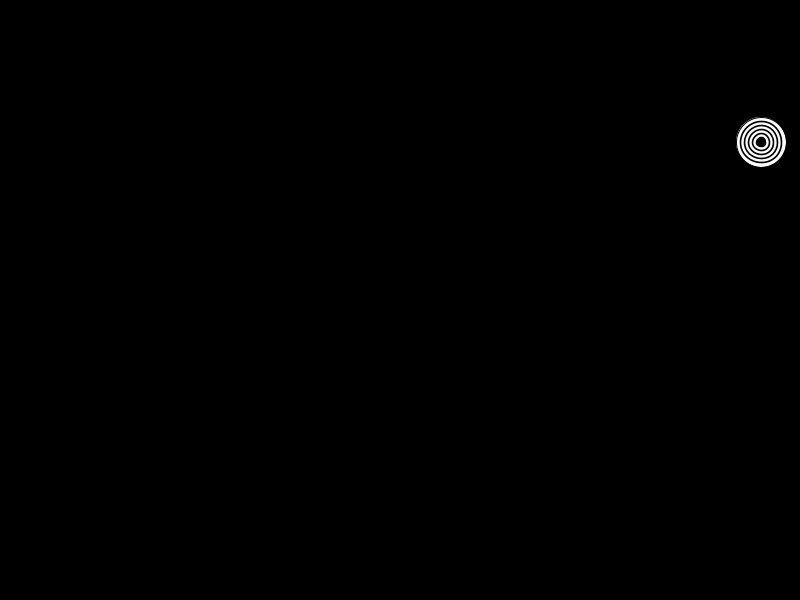
Frame 1 (no input)
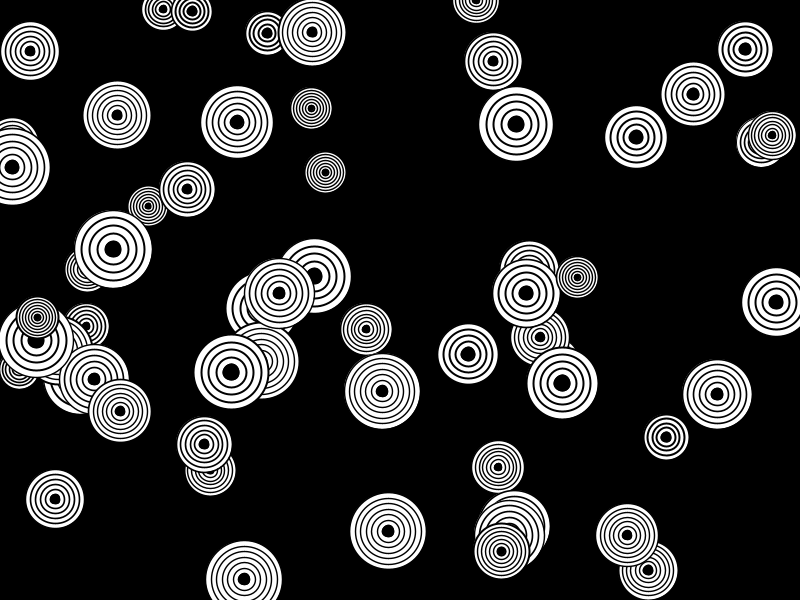
Frame 60 (the mouse pressed at the canvas centre just before this capture)
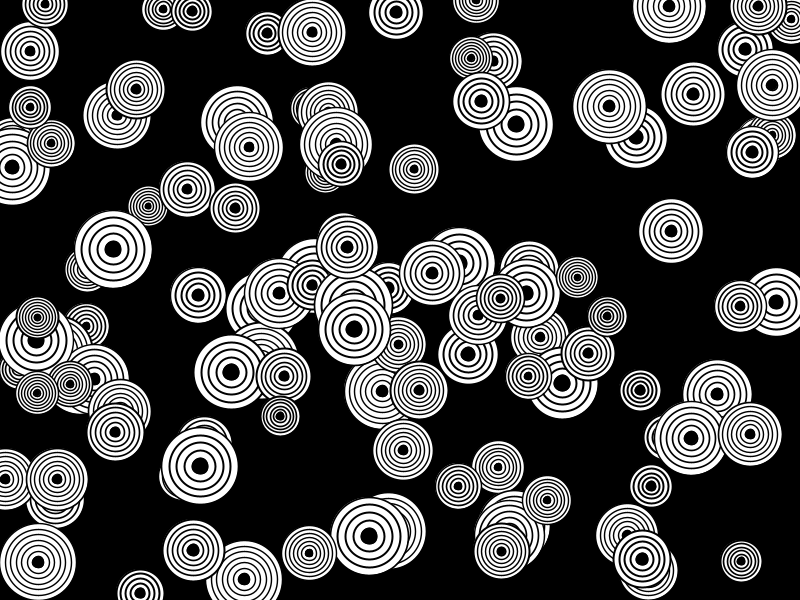
Frame 120 (the mouse held since frame 60 and released just before this capture)

The Processing sketch that drew these frames (run headless with seeded random() and noise(); from frame 60 on, the mouse is pressed at the canvas centre):

// Processing sketch: Tapa_minitech
// ── Tapa_minitech.pde
void setup(){
  size(800,600);
  background(0);
  smooth();
}
void draw(){
  float tmp_cant=(int)random(5,8);
  int tmp_size=(int)random(40,80);
  fill(255);
  translate((int)random(width),(int)random(height));
  ellipse(0,0,tmp_size,tmp_size);
  fill(0);
  ellipse(0,0,(tmp_size/tmp_cant),(tmp_size/tmp_cant));
  noFill();
  stroke(0);
  strokeWeight(10/tmp_cant);
  for(int i=1;i<tmp_cant;i++){
    ellipse(0,0,(i*tmp_size/tmp_cant),(i*tmp_size/tmp_cant));
  }
  
}
